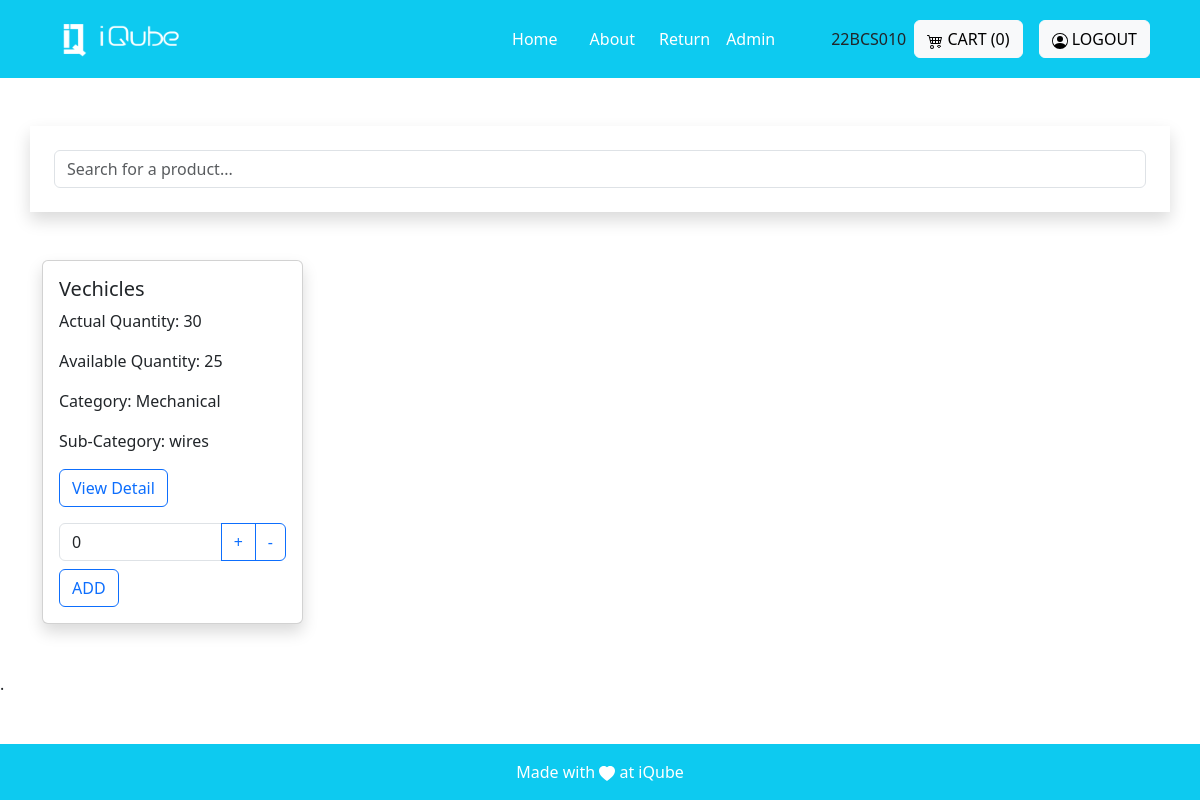
The app's page / (signed in), older data.
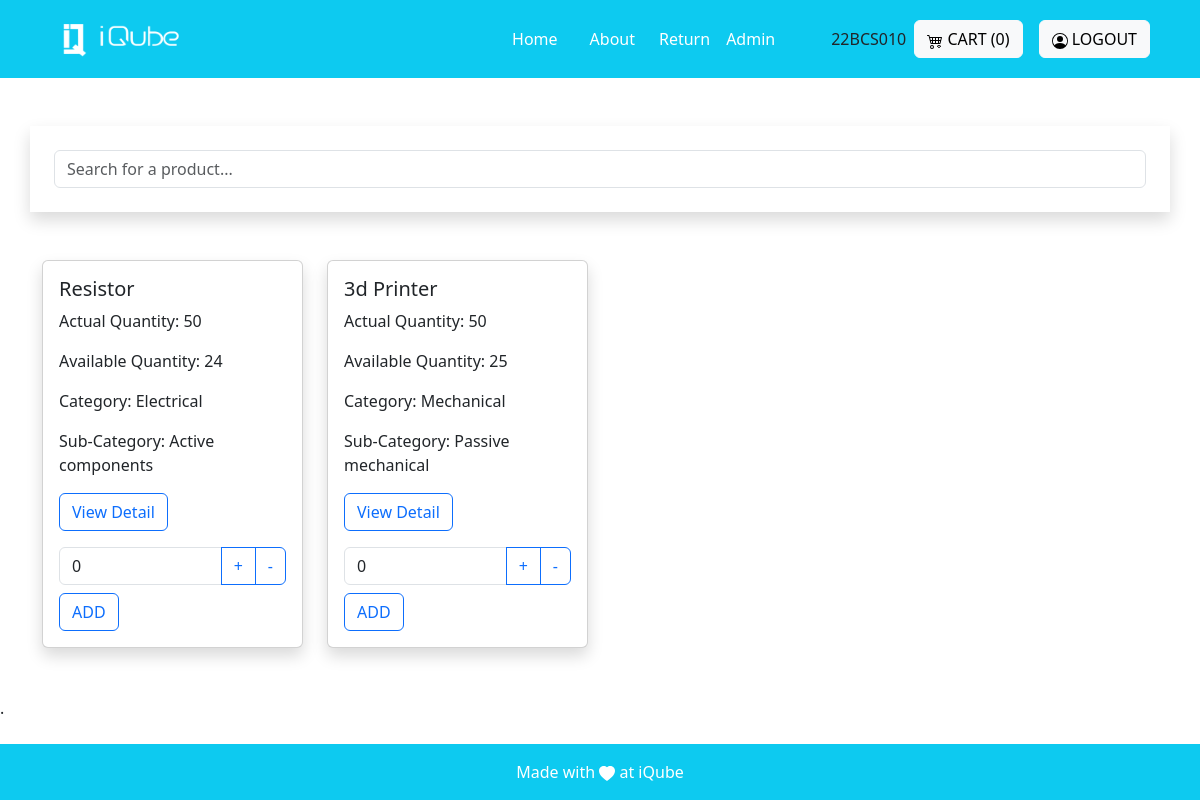
The same page, newer data.
### invention/models.py (models this page shows, shortened)
class Product(models.Model):
    name=models.CharField(max_length=255)
    decription=models.CharField(max_length=100)
    actual_count=models.PositiveIntegerField()
    available_count=models.PositiveIntegerField()
    dummy_count = models.PositiveIntegerField()
    category= models.ForeignKey('Category', on_delete=models.CASCADE)
    sub_category = models.ForeignKey('SubCategory', on_delete = models.CASCADE)
    created_at = models.DateTimeField(auto_now=True)
    image = models.ImageField(upload_to='images')
    actual_price = models.PositiveIntegerField()
    available_price = models.PositiveIntegerField()
    unit_price = models.FloatField()
    is_active = models.BooleanField(default = False)
    created_by = models.ForeignKey(User, on_delete=models.CASCADE)

class Category(models.Model):
    name=models.CharField(max_length=25)
    created_by = models.ForeignKey(User, on_delete=models.CASCADE)
    created_at=models.DateTimeField(auto_now=True)
    class Meta:
        verbose_name_plural = 'Categories'
    def __str__(self):
        return str(self.name)

class SubCategory(models.Model):
    name_sub=models.CharField(max_length=25)
    category = models.ForeignKey('Category', on_delete=models.CASCADE)
    created_by = models.ForeignKey(User, on_delete=models.CASCADE)
    created_at=models.DateTimeField(auto_now=True)

### invention/decorators.py (the view)
        def wrapper_func(request, *args, **kwargs):
            group = None
            mail=AdminMail.objects.all()
            p=0
            for i in mail:
                if request.user.email==i.mail:
                    p=10
            if request.user.groups.exists():
                group = request.user.groups.all()[0].name
            if (group in allowed_roles) or (p==10):
              return view_func(request, *args, **kwargs)
            else:
                return render(request, 'core/no_permission.html')

### invention/views.py (called while the page is built)
@ratelimit(key='ip', rate='10/m', method=ratelimit.ALL, block=True)
@login_required(login_url= 'login')
@allowed_user(allowed_roles=['student_user','admin', 'superadmin'])
def home(request):
    if len(request.user.username)>9:
        user = get_object_or_404(User, id=request.user.id)
        admin_group = Group.objects.get(name='admin')
        user.groups.add(admin_group)
    products = Product.objects.all()
    query = request.GET.get('query', '')
    if query:
       products = products.filter(name__icontains = query)
    cart=Cart.objects.filter(created_by=request.user)
    count = cart.count()
    return render(request, 'core/home.html', {'products': products, 'count':count,})

### invention/templates/core/home.html (shortened to what this page needs)
{% extends "base.html" %}
{% block base %}
<div class="container p-4 shadow mb-5 mt-5" id="search">
  <input type="text" id="searchInput" class="form-control" placeholder="Search for a product...">
</div>
<div class="container my-4" id="productsContainer">
  <div class="row row-cols-1 row-cols-md-4 g-4" id="productList">
    {% for product in products %}
    <div class="col product-card">
      <div class="card shadow">
        <div class="card-body">
          <h5 class="card-title">{{ product.name }}</h5>
          <p class="card-text">Actual Quantity: {{ product.actual_count }}</p>
          <p class="card-text">Available Quantity: {{ product.available_count }}</p>
          <p class="card-textss">Category: {{ product.category }}</p>
          <p class="card-texts">Sub-Category: {{product.sub_category.name_sub}} </p>
          <a href="{% url 'Product_description' product.id %}" class="btn btn-outline-primary">View Detail</a>
          <form action="{% url 'add_to_cart' product.id %}" method="post" class="mt-3" onsubmit="return validateForm(this, {{ product.available_count }})" onsubmit="return validateForm(this, {{ product.dummy_count }})">
            <div class="input-group">
              <input type="number" class="form-control" min="0" value="0" name="count">
              <button class="btn btn-outline-primary" type="button" onclick="increment(this)">+</button>
              <button class="btn btn-outline-primary" type="button" onclick="decrement(this)">-</button>
            </div>
            <button class="btn btn-outline-primary mt-2" type="submit">ADD</button>
          </form>
        </div>
      </div>
    </div>
    {% endfor %}
  </div>
</div>
<div class="mb-5 mt-5">
  .
</div>
{% endblock %}

### invention/templates/base.html (shortened to what this page needs)
{% load static %}
<!DOCTYPE html>
<html lang="en">
<head>
    <link href="https://cdn.jsdelivr.net/npm/bootstrap@5.3.2/dist/css/bootstrap.min.css" rel="stylesheet"
>
</head>
<body>
    <nav class="sticky-top navbar navbar-expand-lg navbar-dark bg-info p-3">
    <div class="container">
            <a class="navbar-brand" href="#">
                <img src="{% static 'images/logo-white.png' %}" alt="Logo" height="36" width="150">
            </a>
            <div class="collapse navbar-collapse justify-content-end" id="navbarNav">
                <ul class="navbar-nav mx-5">
                    <li class="nav-item mx-2">
                        <a class="nav-link active" href="{% url 'Home'%}">Home</a>
                    </li>
                    <li class="nav-item mx-2">
                        <a class="nav-link active" href="{% url 'About' %}">About</a>
                    </li>
                    <li>
                        <a href="/return_form" class="nav-link active">Return</a>
                    </li>
                    {% for group in request.user.groups.all %}
                        {% if group.name == 'admin' or group.name == 'superadmin' %}
                    <li>
                        <a class="nav-link active" href="{% url 'admin_views' %}">Admin</a>
                    </li>
                        {% endif %}
                    {% endfor %}
                </ul>
            </div>
            {{request.user.username}}
            <div class="mt-3 mt-lg-0 mx-2">
                <a class="btn btn-light" href="{% url 'view_cart' %}">
                    CART ({{count}})
                </a>
            </div>
            {% if not user.is_authenticated %}
            <div class="mt-3 mt-lg-0 mx-2">
                <a class="btn btn-light" href="{% url "social:begin" 'azuread-tenant-oauth2' %}">
                    <svg xmlns="http://www.w3.org/2000/svg" width="16" height="16" fill="currentColor" class="bi bi-person-circle" viewBox="0 0 16 16">
                    <path d="M11 6a3 3 0 1 1-6 0 3 3 0 0 1 6 0"/>
                        <path fill-rule="evenodd" d="M0 8a8 8 0 1 1 16 0A8 8 0 0 1 0 8m8-7a7 7 0 0 0-5.468 11.37C3.242 11.226 4.805 10 8 10s4.757 1.225 5.468 2.37A7 7 0 0 0 8 1"/>
                    </svg>
                    LOGIN
                </a>
            </div>
            {% else %}
            <div class="mt-3 mt-lg-0 mx-2">
                <a class="btn btn-light" href="{% url 'logout' %}">
                    LOGOUT
                </a>
            </div>
            {% endif %}
        </div>
    </nav>
    <main>
        <div>
            {% block base %}{% endblock %}
        </div>
    </main>
    <footer class="bg-light text-center text-lg-start fixed-bottom">
        <div class="text-center p-2 bg-info p-3" style=" color: white;">
            <div>Made with
                <svg xmlns="http://www.w3.org/2000/svg" width="16" height="16" fill="currentColor"
                    class="bi bi-heart-fill" viewBox="0 0 16 16">
                    <path fill-rule="evenodd"
                        d="M8 1.314C12.438-3.248 23.534 4.735 8 15-7.534 4.736 3.562-3.248 8 1.314z" />
                </svg>
               at iQube
            </div>
        </div>
    </footer>
</body>
</html>
{% load sweetify %}

### invention/templates/base.html (style rules this page uses)
html { scroll-behavior:smooth; }

Row changes from the older to the newer data that the page shows:
removed Product: name "Vechicles", actual_count "30", available_count "25", category "Mechanical", sub_category.name_sub "wires"
added Product: name "Resistor", actual_count "50", available_count "24", category "Electrical", sub_category.name_sub "Active components"
added Product: name "3d Printer", actual_count "50", available_count "25", category "Mechanical", sub_category.name_sub "Passive mechanical"
